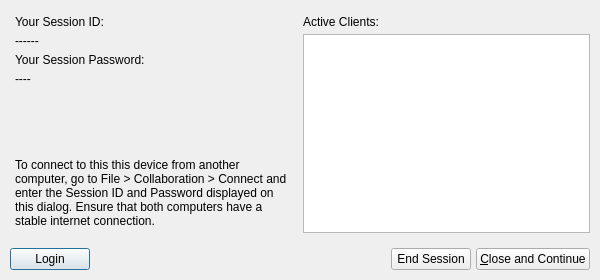
<?xml version="1.0" encoding="UTF-8"?>
<ui version="4.0">
 <class>RTCHostWindow</class>
 <widget class="QDialog" name="RTCHostWindow">
  <property name="geometry">
   <rect>
    <x>0</x>
    <y>0</y>
    <width>600</width>
    <height>280</height>
   </rect>
  </property>
  <property name="minimumSize">
   <size>
    <width>600</width>
    <height>280</height>
   </size>
  </property>
  <property name="maximumSize">
   <size>
    <width>600</width>
    <height>280</height>
   </size>
  </property>
  <property name="windowTitle">
   <string>Horizon</string>
  </property>
  <layout class="QVBoxLayout" name="verticalLayout">
   <property name="spacing">
    <number>5</number>
   </property>
   <property name="leftMargin">
    <number>5</number>
   </property>
   <property name="topMargin">
    <number>5</number>
   </property>
   <property name="rightMargin">
    <number>5</number>
   </property>
   <property name="bottomMargin">
    <number>5</number>
   </property>
   <item>
    <widget class="QWidget" name="container" native="true">
     <layout class="QVBoxLayout" name="verticalLayout_3">
      <property name="spacing">
       <number>10</number>
      </property>
      <property name="leftMargin">
       <number>5</number>
      </property>
      <property name="topMargin">
       <number>5</number>
      </property>
      <property name="rightMargin">
       <number>5</number>
      </property>
      <property name="bottomMargin">
       <number>5</number>
      </property>
      <item>
       <layout class="QHBoxLayout" name="horizontalLayout_2">
        <property name="spacing">
         <number>5</number>
        </property>
        <property name="leftMargin">
         <number>0</number>
        </property>
        <property name="topMargin">
         <number>0</number>
        </property>
        <property name="rightMargin">
         <number>0</number>
        </property>
        <property name="bottomMargin">
         <number>0</number>
        </property>
        <item>
         <layout class="QVBoxLayout" name="verticalLayout_6">
          <property name="spacing">
           <number>5</number>
          </property>
          <property name="leftMargin">
           <number>5</number>
          </property>
          <property name="topMargin">
           <number>5</number>
          </property>
          <property name="rightMargin">
           <number>5</number>
          </property>
          <property name="bottomMargin">
           <number>5</number>
          </property>
          <item>
           <widget class="QLabel" name="label">
            <property name="sizePolicy">
             <sizepolicy hsizetype="Preferred" vsizetype="Minimum">
              <horstretch>0</horstretch>
              <verstretch>0</verstretch>
             </sizepolicy>
            </property>
            <property name="text">
             <string>Your Session ID:</string>
            </property>
           </widget>
          </item>
          <item>
           <widget class="QLabel" name="sessionIDLabel">
            <property name="text">
             <string>------</string>
            </property>
           </widget>
          </item>
          <item>
           <widget class="QLabel" name="label_3">
            <property name="sizePolicy">
             <sizepolicy hsizetype="Preferred" vsizetype="Minimum">
              <horstretch>0</horstretch>
              <verstretch>0</verstretch>
             </sizepolicy>
            </property>
            <property name="text">
             <string>Your Session Password:</string>
            </property>
           </widget>
          </item>
          <item>
           <widget class="QLabel" name="sessionPasswordLabel">
            <property name="text">
             <string>----</string>
            </property>
           </widget>
          </item>
          <item>
           <spacer name="verticalSpacer">
            <property name="orientation">
             <enum>Qt::Vertical</enum>
            </property>
            <property name="sizeHint" stdset="0">
             <size>
              <width>20</width>
              <height>40</height>
             </size>
            </property>
           </spacer>
          </item>
          <item>
           <widget class="QLabel" name="label_6">
            <property name="text">
             <string>To connect to this this device from another computer, go to File &gt; Collaboration &gt; Connect and enter the Session ID and Password displayed on this dialog. Ensure that both computers have a stable internet connection.</string>
            </property>
            <property name="wordWrap">
             <bool>true</bool>
            </property>
           </widget>
          </item>
         </layout>
        </item>
        <item>
         <layout class="QVBoxLayout" name="verticalLayout_5">
          <property name="spacing">
           <number>5</number>
          </property>
          <property name="topMargin">
           <number>5</number>
          </property>
          <item>
           <widget class="QLabel" name="label_5">
            <property name="text">
             <string>Active Clients:</string>
            </property>
           </widget>
          </item>
          <item>
           <widget class="QListWidget" name="clientList">
            <property name="sizePolicy">
             <sizepolicy hsizetype="Preferred" vsizetype="Expanding">
              <horstretch>0</horstretch>
              <verstretch>0</verstretch>
             </sizepolicy>
            </property>
           </widget>
          </item>
         </layout>
        </item>
       </layout>
      </item>
     </layout>
    </widget>
   </item>
   <item>
    <widget class="QWidget" name="container_2" native="true">
     <layout class="QHBoxLayout" name="horizontalLayout_3">
      <property name="spacing">
       <number>5</number>
      </property>
      <property name="leftMargin">
       <number>5</number>
      </property>
      <property name="topMargin">
       <number>5</number>
      </property>
      <property name="rightMargin">
       <number>5</number>
      </property>
      <property name="bottomMargin">
       <number>5</number>
      </property>
      <item>
       <widget class="QPushButton" name="logoutButton">
        <property name="enabled">
         <bool>true</bool>
        </property>
        <property name="text">
         <string>Login</string>
        </property>
       </widget>
      </item>
      <item>
       <spacer name="horizontalSpacer">
        <property name="orientation">
         <enum>Qt::Horizontal</enum>
        </property>
        <property name="sizeHint" stdset="0">
         <size>
          <width>40</width>
          <height>20</height>
         </size>
        </property>
       </spacer>
      </item>
      <item>
       <widget class="QPushButton" name="pushButton_2">
        <property name="text">
         <string>End Session</string>
        </property>
       </widget>
      </item>
      <item>
       <widget class="QPushButton" name="pushButton">
        <property name="text">
         <string>&amp;Close and Continue</string>
        </property>
       </widget>
      </item>
     </layout>
    </widget>
   </item>
  </layout>
 </widget>
 <resources/>
 <connections/>
</ui>
